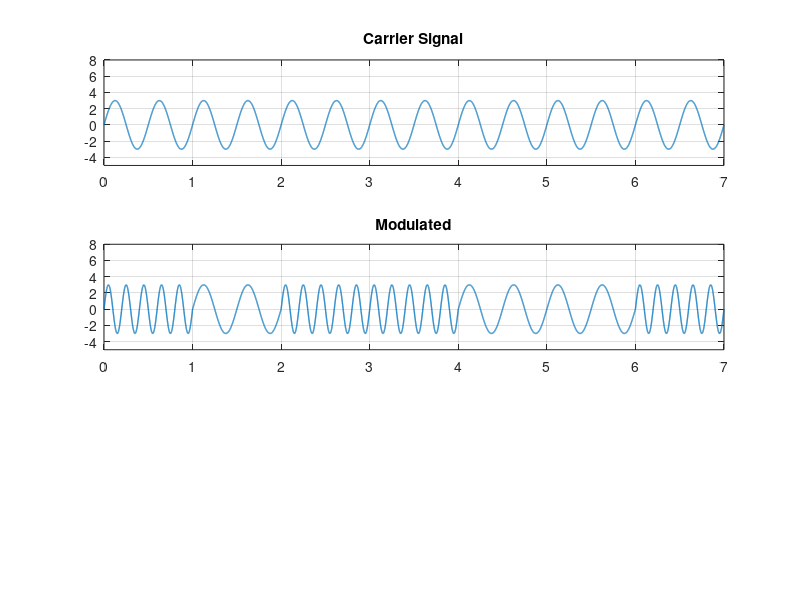

MATLAB code to generate this figure:
clear all;
close all;

bits = [1 0 1 1 0 0 1];

#modulation
bitrate  = 1;
samplingRate = 1000;
samplingTime = 1/samplingRate;
endTime = length(bits)/bitrate;
f1 = 2;
a = 3;
f2 = 5;

time = 0:samplingTime:endTime;
signal1 = a*sin(2*pi*f1*time);
signal2 = a*sin(2*pi*f2*time);
modulation = signal1;

subplot(3,1,1);
plot(time, signal1, "LineWidth", 1);
axis([0 endTime -5 a+5]);
title('Carrier Signal');
grid on;

index = 1;
for i=1:length(time)
  if(bits(index)==1)
    modulation(i) = signal2(i);
  endif
  if(bitrate*time(i)>=index)
  index=index+1;
  endif
endfor
subplot(3,1,2);
plot(time, modulation, "LineWidth", 1);
axis([0 endTime -5 a+5]);
title('Modulated');
grid on;


%demodulation
index = 1;
for i=1:length(modulation)
  if(modulation(i) == signal2(i))
    demodulation(index) = 1;
   else
    demodulation(index) = 0;
  endif
  if(bitrate*time(i)>=index)
  index+=1;
endif
endfor
disp(demodulation);

